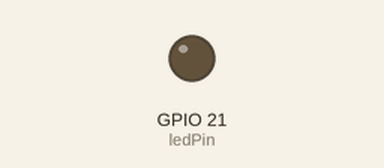
This sketch was run on a simulated ESP32. Parts: output pins drawn as LEDs (lit = HIGH). WiFi joins after 1.5 s; servers stay silent unless stated.

Above: at 6.8 s.
At 16.8 s:
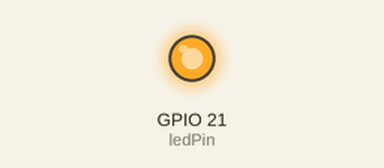
Timing chart, 0 to 27.8 s (numbered marks = the images above):
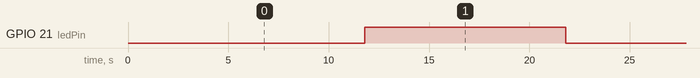

The sketch:

ConectWifiEsp32.ino
```cpp
#include <WiFi.h>
#include <WiFiClient.h>
#include <BlynkSimpleEsp32.h>
#define BLYNK_TEMPLATE_ID "TMPL5DJDGmJmx"
#define BLYNK_TEMPLATE_NAME "Quickstart Template"

char auth[] = "GzC7xRfxXuUO-wMjYRHEIF0FC7p9q_lp";
char ssid[] = "VIRGIN-Telco_81D0";
char password[] = "PTsxSQtbcCDhbt";

int ledPin = 21;
BlynkTimer timer;

void setup() {
  Serial.begin(115200);
  pinMode(ledPin, OUTPUT);
  Blynk.begin(auth, ssid, password);
  timer.setInterval(10000L, ledToggle);  // Cambiar el estado del LED cada 10 segundos
}

void loop() {
  Blynk.run();
  timer.run();
}

void ledToggle() {
  static bool ledState = false;
  ledState = !ledState;
  digitalWrite(ledPin, ledState);

  if (ledState) {
    Blynk.notify("El LED está encendido");
  } else {
    Blynk.notify("El LED está apagado");
  }
}
```

Measured:
- by itself, GPIO 21 (ledPin): alternates HIGH for 10.0 s and LOW for 10.0 s
